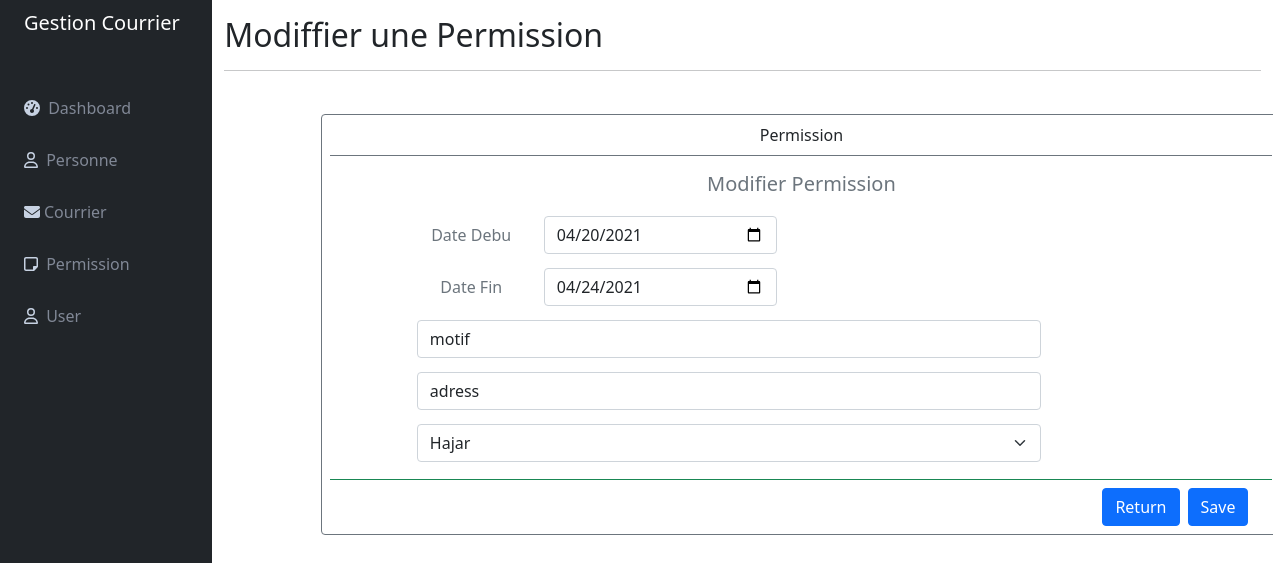
The page /updatePermission.php?edit_order_courrier=1 on the database its author committed.
### tables this page shows
CREATE TABLE `permissions` (
  `id_permission` int(11) NOT NULL,
  `date_debu` date DEFAULT NULL,
  `date_fin` date DEFAULT NULL,
  `motif` char(50) DEFAULT NULL,
  `adresse` char(50) DEFAULT NULL,
  `id_personne` int(11) DEFAULT NULL
);

### courrier_classe.php (called while the page is built, shortened)
<?php
class CourrierDB{
    private $db;
    public function __construct($conn)
    {
        $this->db=$conn;
    }
               ?>
                 <?php
    public function getPermission($id_permission)
    {
        try {
            $reqt="SELECT * FROM `permissions` WHERE id_permission=:id_permission";
             $stmt = $this->db->prepare("$reqt");
             $stmt->execute(array(":id_permission"=>$id_permission));
             $editRows=$stmt->fetch(PDO::FETCH_ASSOC);
             return $editRows ;
        } catch (PDOException $e) {
            $e->getMessage();
            return $e;
        }
    }
}
?>

### updatePermission.php (the view, shortened to what this page needs)
<?php
include_once 'header.php';
include_once 'connection.php';
if (isset($_GET['edit_order_courrier'])) {
    extract($courrier->getPermission($_GET['edit_order_courrier']));
  }
?>
<div class="col py-3">
<h2>Modiffier une Permission</h2>
<hr>
      <footer class="text-center">
    <form class="row g-3" method="POST">
        <div class="card border-secondary" style="max-width: 60rem; margin-left: 10%;margin-top: 4%;">
         <div class="card-header bg-transparent border-secondary">Permission</div>
           <div class="card-body text-secondary">
            <h5 class="card-title">Modifier Permission</h5>
        <table id="id_datatable_ord">
                <tr>
                   <td style="padding-top: 5%;">
                     <div class="col inputP">
                      <label for="">Date Debu</label>
                     </div>
                    </td>
                    <td style="padding-top: 5%;">
                      <div class="col datePer">
                        <input type="date" value="<?php echo $date_debu ?>" class="form-control" name="date_debu">
                      </div>
                    </td>
                </tr>
                <tr>
                   <td style="padding-top: 5%;">
                     <div class="col inputP">
                      <label for="">Date Fin</label>
                     </div>
                    </td>
                    <td style="padding-top: 5%;">
                      <div class="col datePer">
                        <input type="date" value="<?php echo $date_fin ?>" class="form-control" name="date_fin">
                      </div>
                    </td>
                </tr>
                <tr>
                   <td style="padding-top: 5%;" colspan="2">
                      <div class="col inputPp">
                        <input type="input" value="<?php echo $motif ?>" class="form-control" placeholder="Motif" name="motif">
                      </div>
                    </td>
                </tr>
                <tr>
                   <td style="padding-top: 5%;" colspan="2">
                      <div class="col inputPp">
                        <input type="input" value="<?php echo $adresse ?>" class="form-control" placeholder="Adress" name="adresse">
                      </div>
                    </td>
                </tr>
                <tr>
                   <td style="padding-top: 5%;" colspan="2">
                   <div class="col inputPp">
                          <?php
                              include_once 'connection.php';
                              $reqt="SELECT `id_personne`,`nom_prenom` FROM `personne`";
                              $stmt=$conx->prepare($reqt);
                              $stmt->execute();
                            ?>
                              <select id="inputState" class="form-select" name="id_personne">
                          <?php while ($row = $stmt->fetch(PDO :: FETCH_ASSOC)) {
                          if($row['id_personne'] == $id_personne){
                            ?>
                               <option selected value="<?php echo $row['id_personne'];?>"><?php echo $row['nom_prenom']; ?></option>
                            <?php
                          }else{
                            ?>
                                <option  value="<?php echo $row['id_personne'];?>"><?php echo $row['nom_prenom']; ?></option>
                            <?php
                          }
                         ?>
                       <?php } ?>
                           </select>
                       </div>
                    </td>
                </tr>
            </table>
        </div>
       <div class="card-footer bg-transparent border-success">
        <div class="d-grid gap-2 d-md-flex justify-content-md-end">
            <button class="btn btn-primary" onclick="location.href='permission.php'" type="button">Return</button>
           <button type="submit" class="btn btn-primary me-md-2" name="btn_update" >Save</button>
       </div>
      </div>
    </div>
</form>
</footer>
</div>
</div>
<?php include_once 'footer.php'; ?>

### updatePermission.php (style rules this page uses)
.datePer { padding-left: 5%; padding-right: 0%; margin-right: -100%; margin-left: 60%; }
.inputP { margin-right: -202%; }
.inputPp { margin-right: -170%; margin-left: 27%; }

### rows shown on the page
permissions: date_debu "04/20/2021", date_fin "04/24/2021", motif "motif", adresse "adress"

### other values the page prints
form field id_personne "Hajar"
